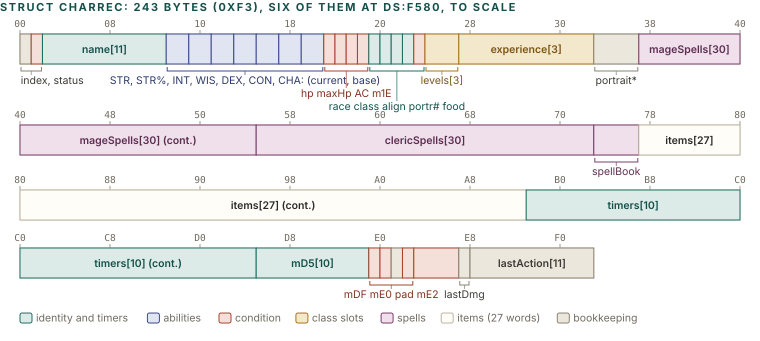

Source code (Python):
import sys; sys.path.insert(0, '.')
from figlib import *

# The 243-byte character record (struct CharRec, src/EOB.H) drawn to scale in four strips of 64 bytes.
W = 720.0
BPS = 64
UNIT = W / BPS                # 11.25 units per byte
X0 = 20
STRIP_H = 30

F = [
    (0x00, 1, "index", "grey"), (0x01, 1, "status", "red"), (0x02, 11, "name[11]", "teal"),
    (0x0D, 2, "STR", "navy"), (0x0F, 2, "STR%", "navy"), (0x11, 2, "INT", "navy"), (0x13, 2, "WIS", "navy"),
    (0x15, 2, "DEX", "navy"), (0x17, 2, "CON", "navy"), (0x19, 2, "CHA", "navy"),
    (0x1B, 1, "hp", "red"), (0x1C, 1, "maxHp", "red"), (0x1D, 1, "AC", "red"), (0x1E, 1, "m1E", "red"),
    (0x1F, 1, "race", "teal"), (0x20, 1, "class", "teal"), (0x21, 1, "align", "teal"), (0x22, 1, "portr#", "teal"),
    (0x23, 1, "food", "red"),
    (0x24, 3, "levels[3]", "ochre"), (0x27, 12, "experience[3]", "ochre"), (0x33, 4, "portrait*", "grey"),
    (0x37, 30, "mageSpells[30]", "plum"), (0x55, 30, "clericSpells[30]", "plum"), (0x73, 4, "spellBook", "plum"),
    (0x77, 54, "items[27]", "paper"),
    (0xAD, 40, "timers[10]", "teal"), (0xD5, 10, "mD5[10]", "teal"),
    (0xDF, 1, "mDF", "red"), (0xE0, 1, "mE0", "red"), (0xE1, 1, "pad", "grey"), (0xE2, 1, "mE2", "red"),
    (0xE3, 4, "effectFlags", "red"), (0xE7, 1, "lastDmg", "grey"), (0xE8, 11, "lastAction[11]", "grey"),
]
# bracket labels for runs of narrow fields: (first byte, last byte, text, colour)
GROUPS = [
    (0x00, 0x01, "index, status", "grey"),
    (0x0D, 0x1A, "STR, STR%, INT, WIS, DEX, CON, CHA: (current, base)", "navy"),
    (0x1B, 0x1E, "hp maxHp AC m1E", "red"),
    (0x1F, 0x23, "race class align portr# food", "teal"),
    (0x24, 0x26, "levels[3]", "ochre"),
    (0x33, 0x36, "portrait*", "grey"),
    (0x73, 0x76, "spellBook", "plum"),
    (0xDF, 0xE2, "mDF mE0 pad mE2", "red"),
    (0xE7, 0xE7, "lastDmg", "grey"),
]
total = 0xF3
nstrips = (total + BPS - 1) // BPS
ROWH = 13


GAPS = [22 + ROWH * 3, 22 + ROWH, 28, 22 + ROWH]


def strip_y(i):
    return 34 + sum(STRIP_H + g for g in GAPS[:i])

H = strip_y(nstrips - 1) + STRIP_H + GAPS[-1] + 28
c = Canvas(760, H)
c.section(0, 11, "struct CharRec: 243 bytes (0xF3), six of them at ds:F580, to scale")

for i in range(nstrips):
    y = strip_y(i)
    lo, hi = i * BPS, min((i + 1) * BPS, total)
    for o in range(lo, hi + 1, 8):
        x = X0 + (o - lo) * UNIT
        c.line(x, y - 4, x, y, stroke=GREY, sw=0.8)
        c.text(x, y - 7, "%02X" % o, size=9.5, color=MUTED, anchor="middle", mono=True)
    c.rect(X0, y, (hi - lo) * UNIT, STRIP_H, fill=CARD, stroke=RULE, sw=1, rx=0)
    grouped = set()
    for (a, b, t, k) in GROUPS:
        if a >= lo and a < hi:
            for q in range(a, b + 1):
                grouped.add(q)
    for (s, n, name, kind) in F:
        e = s + n
        if e <= lo or s >= hi:
            continue
        a, b = max(s, lo), min(e, hi)
        x, w = X0 + (a - lo) * UNIT, (b - a) * UNIT
        tc, sc, fc = PAL[kind]
        c.rect(x, y, w, STRIP_H, fill=fc, stroke=sc, sw=1, rx=0)
        cont = (s < lo)
        nm = name + (" (cont.)" if cont else "")
        if text_width(nm, 10.5, weight=600) + 6 <= w:
            c.text(x + w / 2, y + STRIP_H / 2 + 4, nm, size=10.5, weight=600, color=tc, anchor="middle")
        elif text_width(name, 10.5, weight=600) + 6 <= w:
            c.text(x + w / 2, y + STRIP_H / 2 + 4, name, size=10.5, weight=600, color=tc, anchor="middle")
    # brackets under the strip for runs of narrow fields, alternating two rows when they would overlap
    last_end = [-100, -100, -100]
    for (a, b, t, k) in GROUPS:
        if not (a >= lo and a < hi):
            continue
        x1 = X0 + (a - lo) * UNIT + 1
        x2 = X0 + (b + 1 - lo) * UNIT - 1
        tw = text_width(t, 10.5)
        cx = (x1 + x2) / 2
        # keep the label inside the strip width
        lx = min(max(cx, X0 + tw / 2), X0 + W - tw / 2)
        row = 0
        while row < 2 and lx - tw / 2 < last_end[row] + 6:
            row += 1
        tc, sc, fc = PAL[k]
        by = y + STRIP_H + 3
        c.path(f"M{x1:.1f},{by} L{x1:.1f},{by+4} L{x2:.1f},{by+4} L{x2:.1f},{by}", stroke=sc, sw=1)
        ty = by + 17 + row * ROWH
        if row:
            c.line(cx, by + 4, cx, ty - 9, stroke=sc, sw=0.7)
        else:
            c.line(cx, by + 4, cx, ty - 9, stroke=sc, sw=0.7)
        c.text(lx, ty, t, size=10.5, color=tc, anchor="middle")
        last_end[row] = lx + tw / 2

ly = strip_y(nstrips - 1) + STRIP_H + GAPS[-1] + 8
c.legend(X0, ly, [("teal", "identity and timers"), ("navy", "abilities"), ("red", "condition"),
                 ("ochre", "class slots"), ("plum", "spells"), ("paper", "items (27 words)"), ("grey", "bookkeeping")], size=10.5)
c.save("figs/chr_record.svg")
